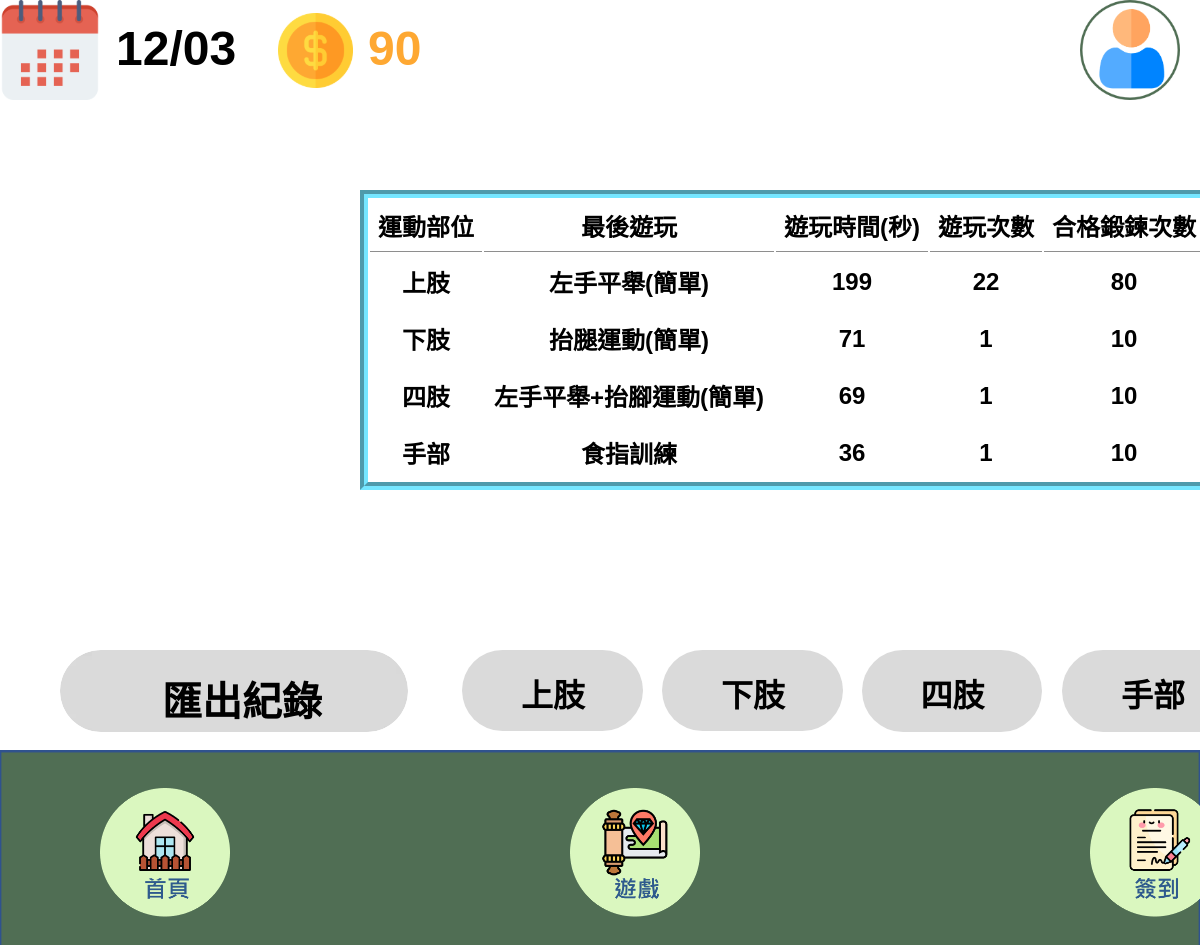
Page /紀錄 (signed in) on the committed database.
### w2/models.py (models this page shows)
class MetricsBase(models.Model):
    USER_UID = models.CharField(max_length=20)
    LastStage = models.CharField(max_length=20, default='0')
    TotalPlayTime = models.FloatField(default=0)
    TotalPlayCount = models.IntegerField(default=0)
    PassCount = models.IntegerField(default=0)
    TotalGetCoin = models.IntegerField(default=0)
    LastRecordId = models.CharField(max_length=20, default='0')
    class Meta:
        abstract = True

class ArmMetrics(MetricsBase):
    Arm_UID = models.CharField(max_length=30, unique=True)

class FootMetrics(MetricsBase):
    Foot_UID = models.CharField(max_length=30, unique=True)

class LimbMetrics(MetricsBase):
    Limb_UID = models.CharField(max_length=30, unique=True)

class HandMetrics(MetricsBase):
    Hand_UID = models.CharField(max_length=30, unique=True)

### w2/views.py (called while the page is built)
def calculate_total_coins(user):
    user_profile = get_object_or_404(UserProfile, user=user)
    user_uid = user_profile.USER_UID
    arm_total_coins = ArmMetrics.objects.filter(USER_UID=user_uid).aggregate(
        total_coins=Sum('TotalGetCoin')).get('total_coins', 0)
    foot_total_coins = FootMetrics.objects.filter(USER_UID=user_uid).aggregate(
        total_coins=Sum('TotalGetCoin')).get('total_coins', 0)
    limb_total_coins = LimbMetrics.objects.filter(USER_UID=user_uid).aggregate(
        total_coins=Sum('TotalGetCoin')).get('total_coins', 0)
    hand_total_coins = HandMetrics.objects.filter(USER_UID=user_uid).aggregate(
        total_coins=Sum('TotalGetCoin')).get('total_coins', 0)
    total_coins = arm_total_coins + foot_total_coins + \
        limb_total_coins + hand_total_coins
    return total_coins

@login_required
def MetricsTable(request):
    current_user_profile = UserProfile.objects.get(user=request.user)
    total_coins = calculate_total_coins(request.user)
    arm_metrics = ArmMetrics.objects.filter(
        USER_UID=current_user_profile.USER_UID)
    foot_metrics = FootMetrics.objects.filter(
        USER_UID=current_user_profile.USER_UID)
    limb_metrics = LimbMetrics.objects.filter(
        USER_UID=current_user_profile.USER_UID)
    hand_metrics = HandMetrics.objects.filter(
        USER_UID=current_user_profile.USER_UID)
    context = {
        'arm_metrics_data': arm_metrics,
        'foot_metrics_data': foot_metrics,
        'limb_metrics_data': limb_metrics,
        'hand_metrics_data': hand_metrics,
        'total_coins': total_coins,
    }
    return render(request, '紀錄.html', context)

### templates/紀錄.html (shortened to what this page needs)
{% load static %}
<!DOCTYPE html>
<html lang="zh-Hant">
  <head>
    <link rel="stylesheet" href="{% static 'css/style.css' %}" />
  </head>
  <body>
    <div>
      <link href="{% static 'css/紀錄.css' %}" rel="stylesheet" />
      <div class="component-紀錄1-container">
        <div class="component-紀錄1-frame">
          <img
            src="{% static 'public/playground_assets/user.png' %}"
            alt="User1345"
            class="component-紀錄1-user"
            id="userDropdownBtn"
            onclick="toggleDropdown()"
          />
          <img
            onclick="redirectToPage3()"
            src="{% static 'public/playground_assets/calendar3283-gkkf.svg' %}"
            alt="Calendar1345"
            class="component-紀錄1-calendar"
          />
          <img
            src="{% static 'public/playground_assets/image43283-gee.svg' %}"
            alt="image41345"
            class="component-紀錄1-image4"
          />
          <span class="component-紀錄1-text" id="currentDate"></span>
          <span class="component-紀錄1-text02"><span>{{ total_coins }}</span></span>
          <div class="component-紀錄1-component">
            <div class="component-紀錄1-group9">
              <img
                onclick="redirectToPage1()"
                src="{% static 'public/playground_assets/home.png' %}"
                alt="image6I134"
                class="component-紀錄1-image6"
              />
            </div>
          </div>
          <div class="component-紀錄1-component1">
            <div class="component-紀錄1-group91">
              <img
                onclick="redirectToPage2()"
                src="{% static 'public/playground_assets/game.png' %}"
                alt="image6I134"
                class="component-紀錄1-image61"
              />
            </div>
          </div>
          <div class="component-紀錄1-component2">
            <div class="component-紀錄1-group92">
              <img
                onclick="redirectToPage3()"
                src="{% static 'public/playground_assets/sign.png' %}"
                alt="image6I134"
                class="component-紀錄1-image62"
              />
            </div>
          </div>
          <a href="http://127.0.0.1:8000/ExportMetricsTableToCSV/">
            <button class="button">
              <img
                src="{% static 'public/playground_assets/buttongray1.png' %}"
                alt="Rectangle411556"
                class="component-紀錄1-rectangle41"
              />
              <span class="component-紀錄1-text12"><span>匯出紀錄</span></span>
            </button>
          </a>
          <div class="component-紀錄1-MetricsTable">
            <span>
              <table style="border: 8px #75e6ff groove" cellpadding="10">
                <tr>
                  <th>運動部位</th>
                  <th>最後遊玩</th>
                  <th>遊玩時間(秒)</th>
                  <th>遊玩次數</th>
                  <th>合格鍛鍊次數</th>
                </tr>
                {% for arm_metric in arm_metrics_data %}
                  <tr>
                    <td>上肢</td>
                    <td>{{ arm_metric.LastStage }}</td>
                    <td>{{ arm_metric.TotalPlayTime|floatformat:"0" }}</td>
                    <td>{{ arm_metric.TotalPlayCount }}</td>
                    <td>{{ arm_metric.PassCount }}</td>
                  </tr>
                {% endfor %}
                {% for foot_metric in foot_metrics_data %}
                  <tr>
                      <td>下肢</td>
                      <td>{{ foot_metric.LastStage }}</td>
                      <td>{{ foot_metric.TotalPlayTime|floatformat:"0" }}</td>
                      <td>{{ foot_metric.TotalPlayCount }}</td>
                      <td>{{ foot_metric.PassCount }}</td>
                  </tr>
                {% endfor %}
                {% for limb_metric in limb_metrics_data %}
                  <tr>
                      <td>四肢</td>
                      <td>{{ limb_metric.LastStage }}</td>
                      <td>{{ limb_metric.TotalPlayTime|floatformat:"0" }}</td>
                      <td>{{ limb_metric.TotalPlayCount }}</td>
                      <td>{{ limb_metric.PassCount }}</td>
                  </tr>
                {% endfor %}
                {% for hand_metric in hand_metrics_data %}
                  <tr>
                      <td>手部</td>
                      <td>{{ hand_metric.LastStage }}</td>
                      <td>{{ hand_metric.TotalPlayTime|floatformat:"0" }}</td>
                      <td>{{ hand_metric.TotalPlayCount }}</td>
                      <td>{{ hand_metric.PassCount }}</td>
                  </tr>
                {% endfor %}
              </table>
            </span>
          </div>
          <button class="button">
          <img
            onclick="redirectToPage7()"
            src="{% static 'public/playground_assets/buttongray1.png' %}"
            alt="Rectangle544014"
            class="component-紀錄1-rectangle33"
          />
          <span class="component-紀錄1-text14" onclick="redirectToPage7()"><span>上肢</span></span>
          </button>
          <button class="button">
            <img
            onclick="redirectToPage8()"
            src="{% static 'public/playground_assets/buttongray1.png' %}"
            alt="Rectangle544014"
            class="component-紀錄1-rectangle34"
            />
            <span class="component-紀錄1-text16" onclick="redirectToPage8()"><span>下肢</span></span>
          </button>
          <button class="button">
            <img
              onclick="redirectToPage9()"
              src="{% static 'public/playground_assets/buttongray1.png' %}"
              alt="Rectangle544014"
              class="component-紀錄1-rectangle35"
            />
            <span class="component-紀錄1-text18" onclick="redirectToPage9()"><span>四肢</span></span>
          </button>
          <button class="button">
            <img
              onclick="redirectToPage10()"
              src="{% static 'public/playground_assets/buttongray1.png' %}"
              alt="Rectangle544014"
              class="component-紀錄1-rectangle36"
            />
            <span class="component-紀錄1-text20" onclick="redirectToPage10()"><span>手部</span></span>
          </button>
        </div>
      </div>
    </div>
  </body>
</html>

### static/css/style.css (style rules this page uses)
:root { --dl-color-gray-500: #595959; --dl-color-gray-700: #999999; --dl-color-gray-900: #d9d9d9; --dl-size-size-large: 144px; --dl-size-size-small: 48px; --dl-color-danger-300: #a22020; --dl-color-danger-500: #bf2626; --dl-color-danger-700: #e14747; --dl-color-gray-black: #000000; --dl-color-gray-white: #ffffff; --dl-size-size-medium: 96px; --dl-size-size-xlarge: 192px; --dl-size-size-xsmall: 16px; --dl-space-space-unit: 16px; --dl-color-primary-100: #003eb3; --dl-color-primary-300: #0074f0; --dl-color-primary-500: #14a9ff; --dl-color-primary-700: #85dcff; --dl-color-success-300: #199033; --dl-color-success-500: #32a94c; --dl-color-success-700: #4cc366; --dl-size-size-xxlarge: 288px; --dl-size-size-maxwidth: 1400px; --dl-radius-radius-round: 50%; --dl-space-space-halfunit: 8px; --dl-space-space-sixunits: 96px; --dl-space-space-twounits: 32px; --dl-radius-radius-radius2: 2px; --dl-radius-radius-radius4: 4px; --dl-radius-radius-radius8: 8px; --dl-space-space-fiveunits: 80px; --dl-space-space-fourunits: 64px; --dl-space-space-threeunits: 48px; --dl-space-space-oneandhalfunits: 24px; font-family: "Microsoft JhengHei", Arial, Helvetica, sans-serif; }
.button { cursor: pointer; }
body { font-family: "Microsoft JhengHei", Arial, Helvetica, sans-serif; }

### templates/紀錄.html (style rules this page uses)
html { line-height: 1.15; }
body { margin: 0; }
* { box-sizing: border-box; border-width: 0; border-style: solid; }
p, li, ul, pre, div, h1, h2, h3, h4, h5, h6, figure, blockquote, figcaption { margin: 0; padding: 0; }
button { background-color: transparent; }
button, input, optgroup, select, textarea { font-family: inherit; font-size: 100%; line-height: 1.15; margin: 0; }
button, select { text-transform: none; }
button, [type="button"], [type="reset"], [type="submit"] { -webkit-appearance: button; }
a { color: inherit; text-decoration: inherit; }
img { display: block; }
html { scroll-behavior: smooth; }
html { font-family: "Microsoft JhengHei", Arial, Helvetica, sans-serif; font-size: 16px; }
body { font-weight: 400; font-style: normal; text-decoration: none; text-transform: none; letter-spacing: normal; line-height: 1.15; color: var(--dl-color-gray-black); background-color: var(--dl-color-gray-white); }

### rows in the picture
ArmMetrics: LastStage "左手平舉(簡單)", TotalPlayTime "199", TotalPlayCount "22", PassCount "80"
FootMetrics: LastStage "抬腿運動(簡單)", TotalPlayTime "71", TotalPlayCount "1", PassCount "10"
LimbMetrics: LastStage "左手平舉+抬腳運動(簡單)", TotalPlayTime "69", TotalPlayCount "1", PassCount "10"
HandMetrics: LastStage "食指訓練", TotalPlayTime "36", TotalPlayCount "1", PassCount "10"

### other values in the picture
{{ total_coins }} "90"
